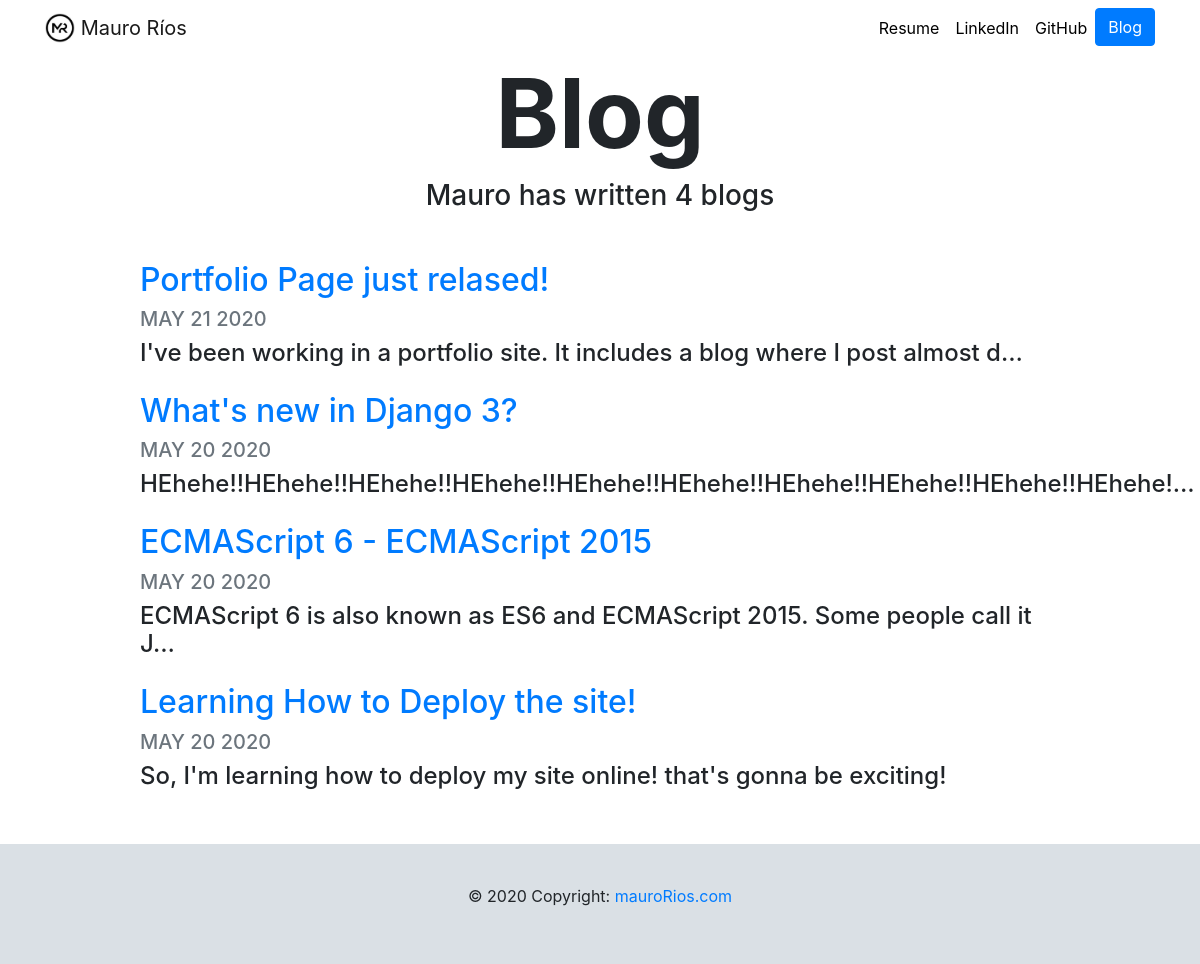
/blog/, run on an earlier commit of the app's database.
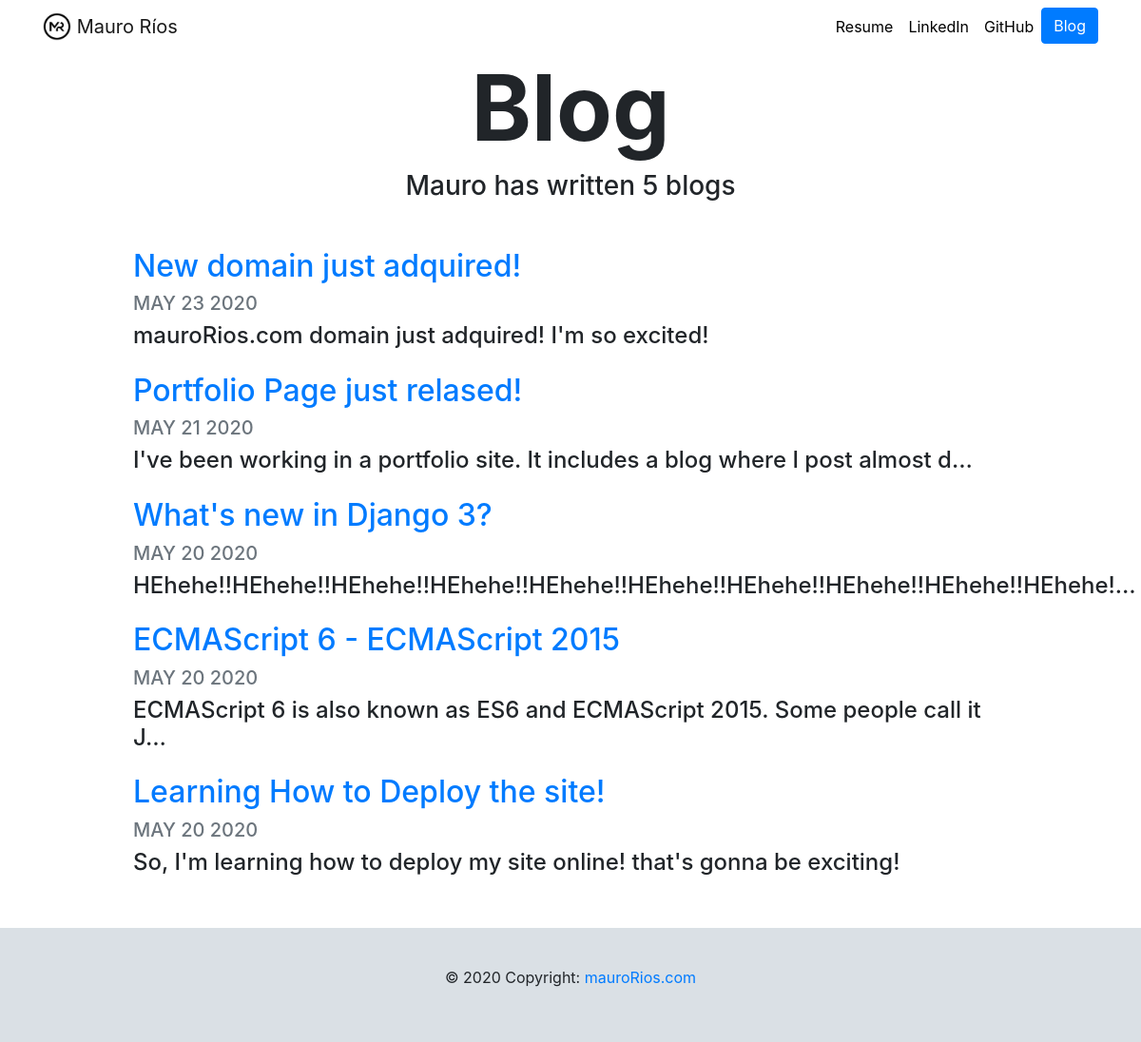
And on a later commit of the database.
### blog/models.py (models this page shows, shortened)
class Blog(models.Model):
    title = models.CharField(max_length=200)
    description = models.TextField()
    date = models.DateField(default=datetime.date.today) # I saved the day with this.

### blog/views.py (the view)
# urls.py: path('', views.all_blogs, name='all_blogs'),
def all_blogs(request):
    blogs = Blog.objects.order_by('-date')
    return render(request, 'blog/all_blogs.html', {'blogs':blogs})

### blog/templates/blog/all_blogs.html
{% extends "portfolio/base.html" %}
{% load static %}
{% block content %}
<h1 id="blogtitle" class="font-weight-bold text-center">Blog</h1>
<h3 class="text-center mb-5">Mauro has written {{ blogs.count }} blog{{ blogs.count|pluralize }}</h3>
{% for blog in blogs %}
<div class="row justify-content-center my-3">
  <div class="col-md-10">
    <a href="{% url 'blog:detail' blog.id %}">
      <h2>{{ blog.title }}</h2>
    </a>
    <h5 class="text-muted">{{ blog.date|date:'M d Y'|upper }}</h5>
    <h4>{{ blog.description|striptags|truncatechars:80 }}</h4>
  </div>
</div>
{% endfor %}
{% endblock %}

What changed in the data, as far as the page shows it:
added Blog: title "New domain just adquired!", date "MAY 23 2020", description "mauroRios.com domain just adquired! I'm so excited!"
Also different on the page:
{{ blogs.count }}: "4" → "5"
